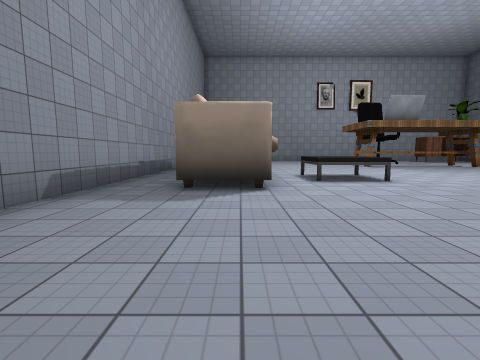
view 1 (above)

20 first-person views from a walk through a Unity game level. The camera is 1.3 m above the floor, tilts 6° down and sees 85° across. The floor is counted in squares, 2 m on a side. Each view is taken from the middle of a square. On the plan, view 1 faces up. The plan holds only what a view shows up to about 9 squares ahead; the rest is blank. The player is left out. Some surface patterns are stand-ins.

view 2
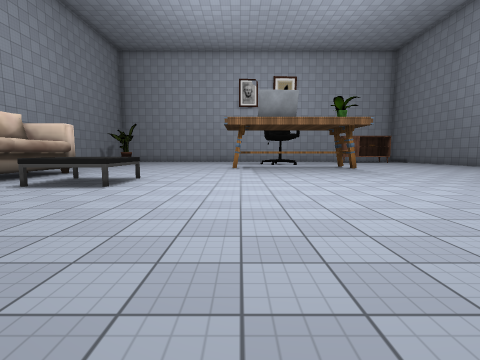

view 3
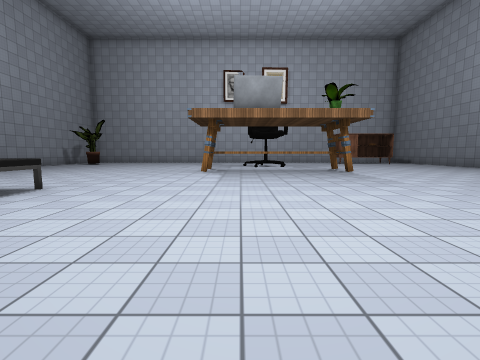

view 4
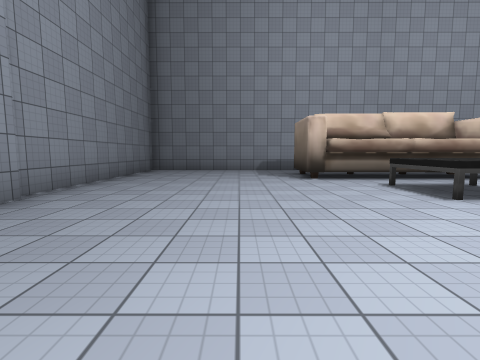

view 5
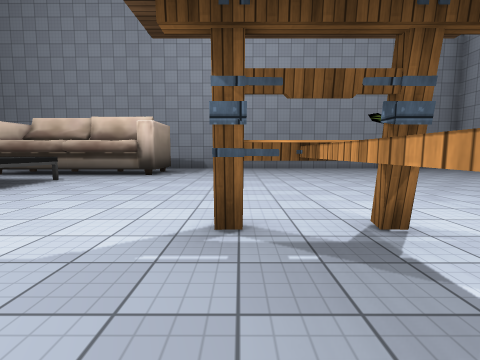

view 6
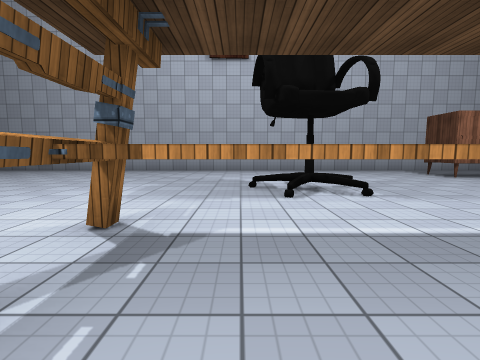

view 7
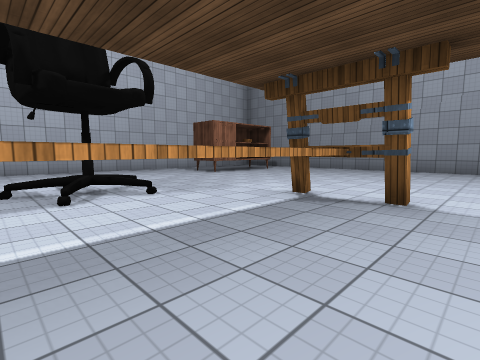

view 8
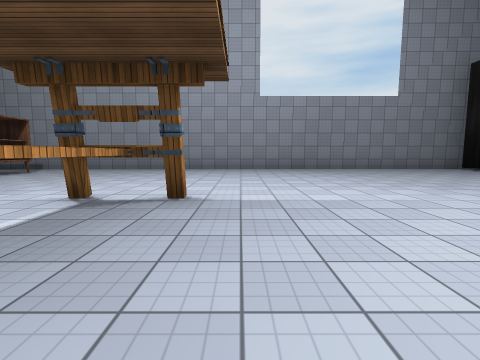

view 9
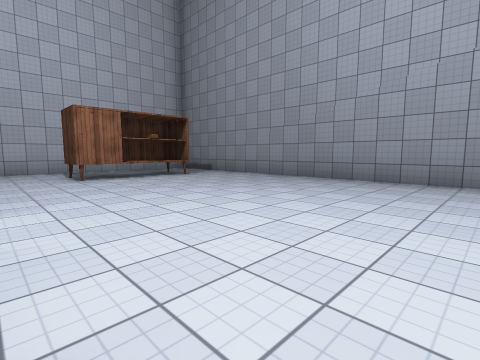

view 10
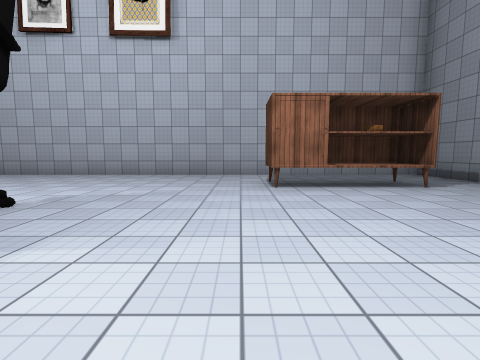

view 11
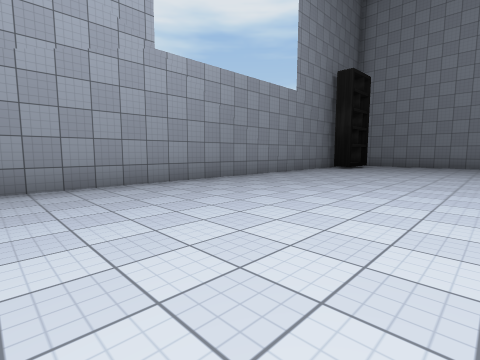

view 12
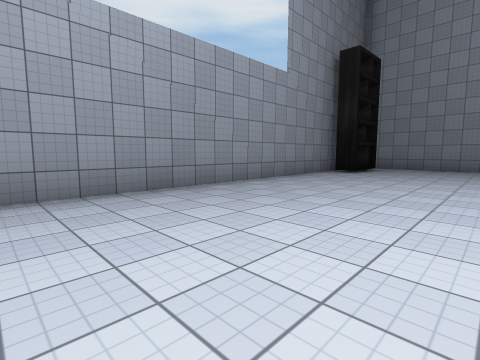

view 13
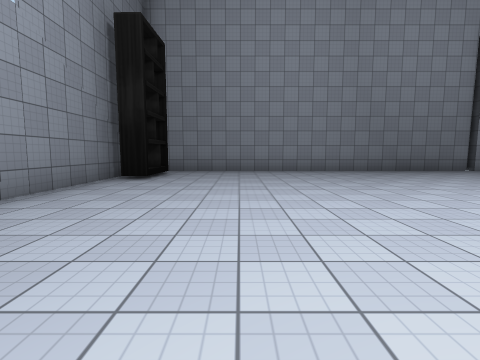

view 14
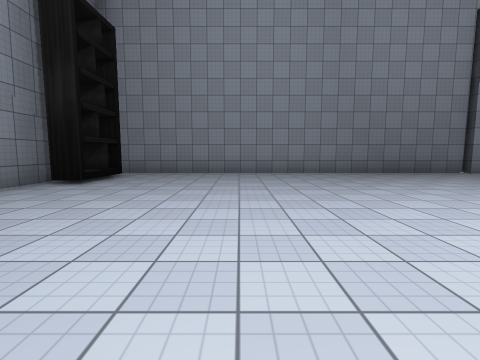

view 15
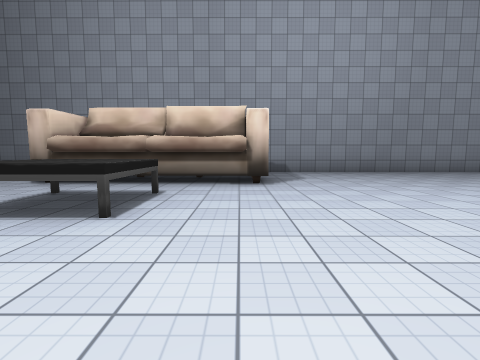

view 16
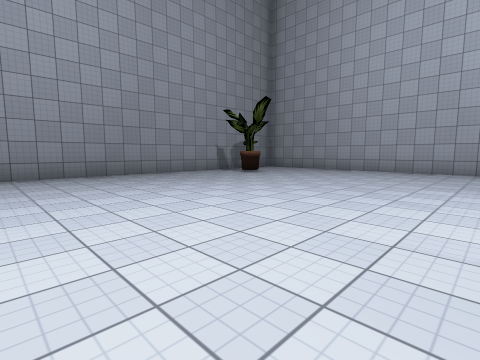

view 17
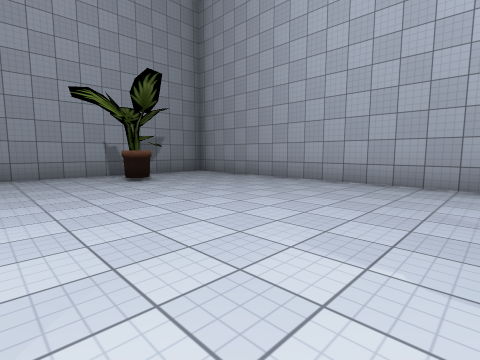

view 18
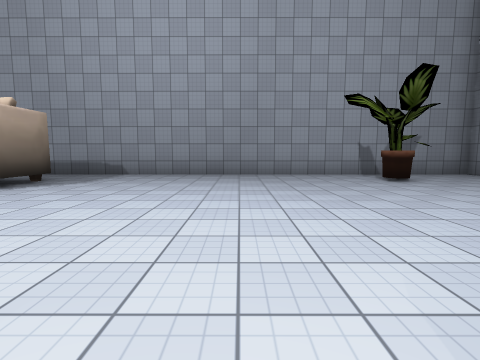

view 19
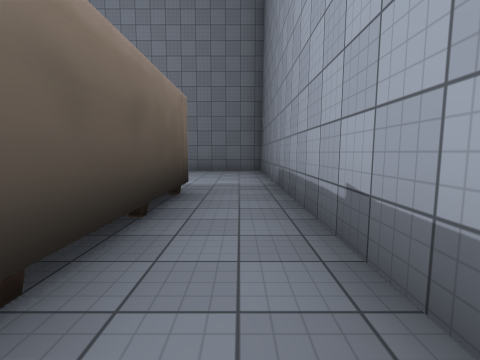

view 20
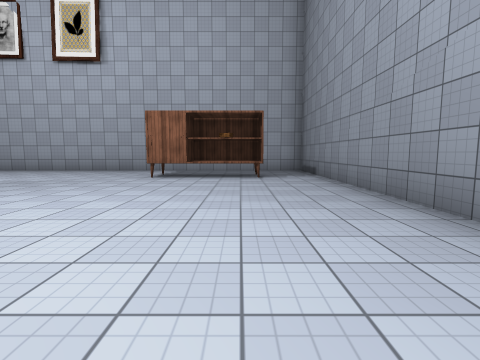

### Floor plan
Key: @ floor where view 1 was taken; # wall or solid block; . floor; / step, stairs or slope; T table; B bookshelf; O other object.
Columns run from 3 left of view 1 to 18 right of it. Each row starts with its distance up from view 1.
 21 ######################
 20 #....................#
 19 #...............OOO..#
 18 #.O.............OOO..#
 17 #........../.........#
 16 #........./O/........#
 15 #..........//........#
 14 #....................#
 13 #........#####.......#
 12 #........#....#......#
 11 #....................#
 10 #....................#
  9 #.##.................#
  8 #.##.................#
  7 #.##.TT..............#
  6 #.##.TT..............#
  5 #.##.................#
  4 #....................#
  3 #....................#
  2 #...................##
  1 #...................B
  0 #..@...##...........
 -1 #####################

Where each view was taken, in squares from view 1:
view 1: 0 up, 0 right, facing up
view 2: 1 up, 6 right, facing up
view 3: 3 up, 7 right, facing up
view 4: 3 up, 7 right, facing left
view 5: 12 up, 8 right, facing left
view 6: 11 up, 7 right, facing up
view 7: 11 up, 7 right, facing up-right
view 8: 11 up, 7 right, facing right
view 9: 11 up, 11 right, facing up-right
view 10: 13 up, 12 right, facing up
view 11: 13 up, 12 right, facing down-right
view 12: 11 up, 13 right, facing down-right
view 13: 9 up, 14 right, facing down
view 14: 8 up, 13 right, facing down
view 15: 9 up, 6 right, facing left
view 16: 11 up, 5 right, facing up-left
view 17: 15 up, 5 right, facing up-left
view 18: 14 up, 5 right, facing left
view 19: 9 up, 2 left, facing down
view 20: 11 up, 15 right, facing up
